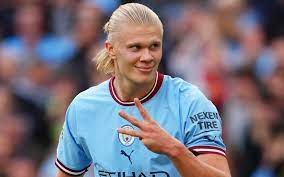
#> input picture soccer.jpg, 284 x 177 px
$ python 3-77777.py
#> lines starting #> are read from the running program, lines starting #| are printed output that depends on the picture; after the words box and inside, x2 and y2 are one past the last pixel; in counts of white or black regions, pixels touching at a corner belong together
import cv2 as cv
import numpy as np

img=cv.imread('soccer.jpg')
#> img is the input picture: shape (177, 284, 3); mean B, G, R 120.7, 111.3, 120.3
img=cv.resize(img,dsize=(0,0),fx=0.4,fy=0.4)
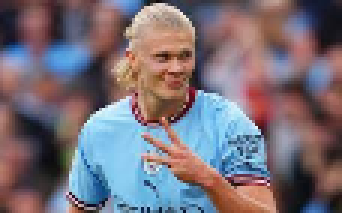
#> img: shape (71, 114, 3) (shown 3 times larger); mean B, G, R 120.3, 110.9, 120.1
gray=cv.cvtColor(img,cv.COLOR_BGR2GRAY)
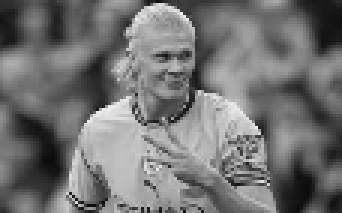
#> gray: shape (71, 114) (shown 3 times larger); min 8, max 239, mean 114.8
cv.putText(gray,'soccer',(10,20),cv.FONT_HERSHEY_SIMPLEX,0.7,(255,255,255),2)
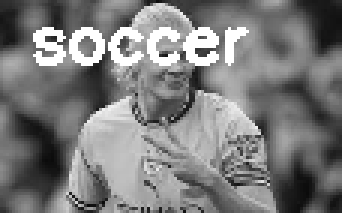
#> gray: shape (71, 114) (shown 3 times larger); 6.18% of pixels changed, all inside (x1, y1, x2, y2) = (11, 9, 83, 22)
cv.imshow('Original',gray)

smooth=np.hstack((cv.GaussianBlur(gray,(5,5),0.0),cv.GaussianBlur(gray,(9,9),0.0),cv.GaussianBlur(gray,(15,15),0.0)))
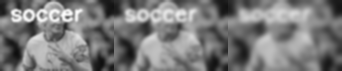
#> smooth: shape (71, 342); min 14, max 252, mean 123.5
cv.imshow('Smooth',smooth)

femboss=np.array([[-1.0, 0.0, 0.0],
                  [ 0.0, 0.0, 0.0],
                  [ 0.0, 0.0, 1.0]])

gray16=np.int16(gray)
emboss=np.uint8(np.clip(cv.filter2D(gray16,-1,femboss)+128,0,255))
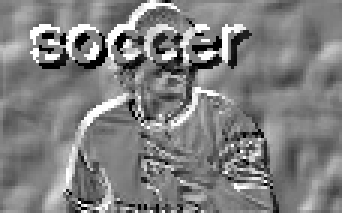
#> emboss: shape (71, 114) (shown 3 times larger); min 0, max 255, mean 127.8
emboss_bad=np.uint8(cv.filter2D(gray16,-1,femboss)+128)
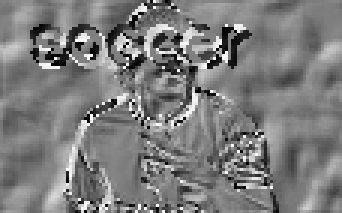
#> emboss_bad: shape (71, 114) (shown 3 times larger); min 0, max 255, mean 124.7
emboss_worse=cv.filter2D(gray,-1,femboss)
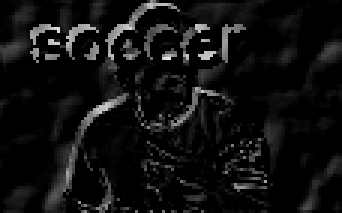
#> emboss_worse: shape (71, 114) (shown 3 times larger); min 0, max 233, mean 16.1

cv.imshow('Emboss',emboss)
cv.imshow('Emboss_bad',emboss_bad)
cv.imshow('Emboss_worse',emboss_worse)

cv.waitKey()
cv.destroyAllWindows()
